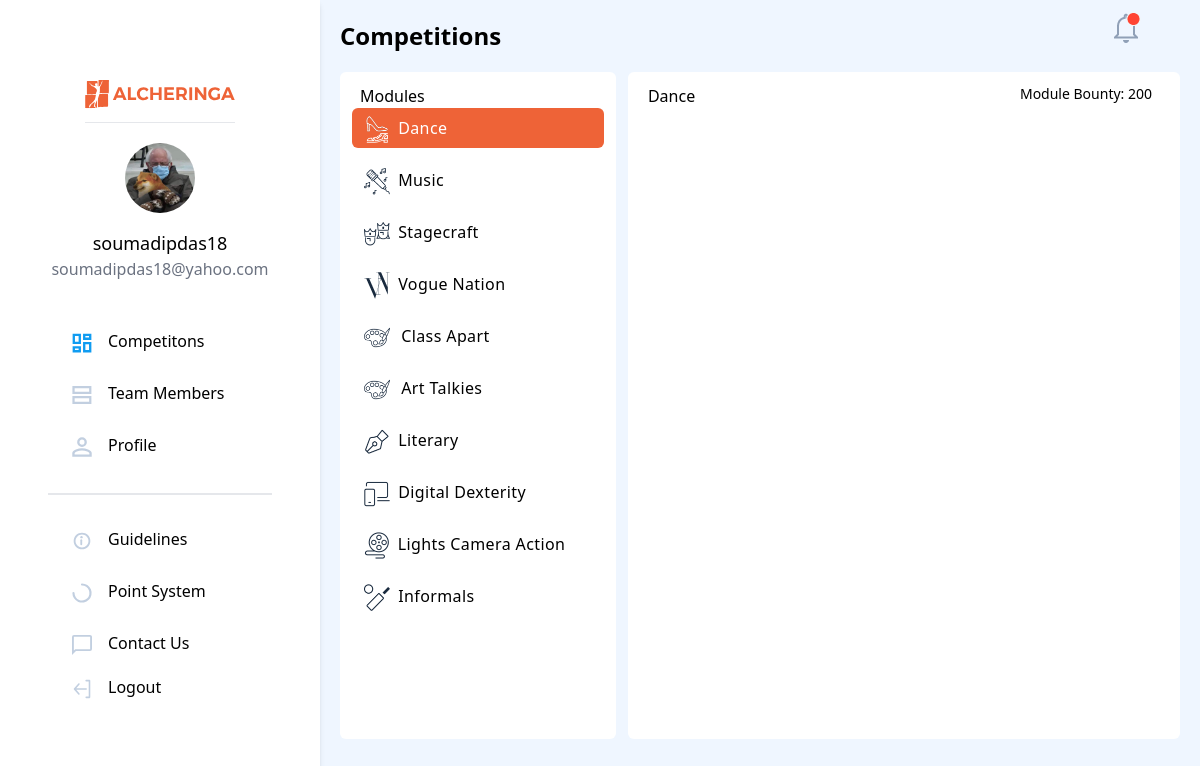
Before: /competitions/ (signed in) with the older database file.
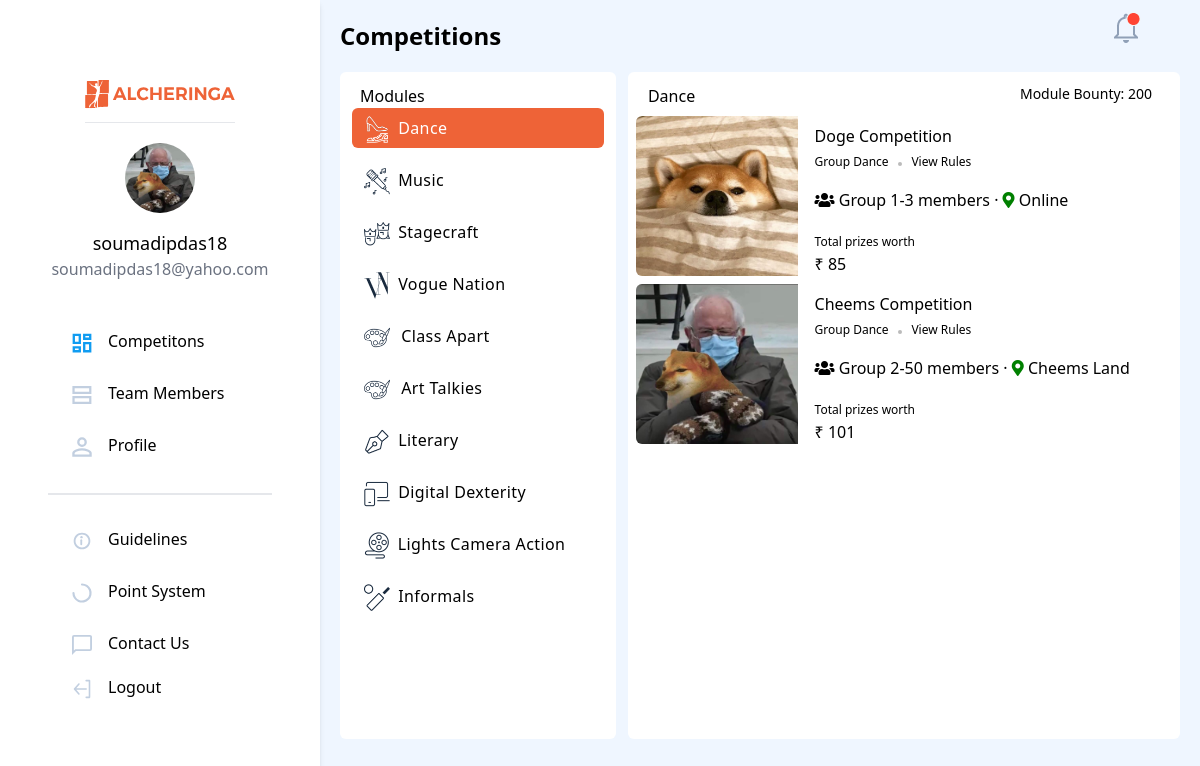
After: the same page with the newer database file.
### authentication/models.py (models this page shows, shortened)
class NewUser(AbstractBaseUser, PermissionsMixin):
    id = models.SlugField(primary_key=True, default=uuid.uuid4)
    img = models.ImageField(upload_to="image_uploads/userdp/",
                            default='user-default.png')
    email = models.EmailField(_('email address'), unique=True)
    username = models.CharField(max_length=150, unique=True)
    collegename = models.CharField(max_length=150, unique=False)
    city = models.CharField(max_length=150, unique=False)
    fullname = models.CharField(max_length=150, blank=True)
    phone = PhoneNumberField(unique=False, blank=True)
    date_joined = models.DateTimeField(default=timezone.now)
    provider = models.CharField(max_length=200, unique=False, default="email")
    about = models.TextField(_('about'), max_length=500, blank=True)
    is_staff = models.BooleanField(default=False)
    is_active = models.BooleanField(default=True)
    objects = CustomAccountManager()
    USERNAME_FIELD = 'email'
    REQUIRED_FIELDS = ['username']

### competitions/models.py (models this page shows, shortened)
class Competition(models.Model):
  competition_choices = [('dance', 'Dance'), ('music','Music'), ('stagecraft','Stagecraft'), ('fashion','Fashion'),( 'classapart','Class Apart'), ('arttalkies','Art Talkies'), ('literacy','Literacy'), ('digitaldextirity','Digital Dextirity'), ('lightscameraaction','Lights Camera Action'), ('informals','Informals')]
  id = models.SlugField(primary_key=True, default=uuid.uuid4)
  module = models.CharField(choices = competition_choices, max_length=127)
  event_name = models.CharField(max_length = 255)
  event_desc = models.CharField(max_length = 255)
  event_rules = models.FileField(upload_to = "image_uploads/rulebooks/", blank=True, null=True)
  max_members = models.IntegerField(default = 1)
  min_members = models.IntegerField(default = 1)
  location = models.CharField(max_length = 63)
  prize_worth = models.IntegerField()
  image = models.ImageField(upload_to="image_uploads/event_pics/", default='event_default.png')

### competitions/views.py (the view)
# urls.py: path('', views.showallcompetitions, name='showallcompetitions'),
@login_required(login_url='login')
def showallcompetitions(request):
    if(request.GET.get('module')):
        module_comp = Competition.objects.filter(module = request.GET.get('module'))
    else:
        module_comp = Competition.objects.filter(module = 'dance')
    return render(request, 'competitions/allcomp.html', {'allcomp': module_comp, 'modulename': request.GET.get('module') or 'dance'})

### templates/competitions/allcomp.html (shortened to what this page needs)
{% extends '../basictailwind.html'%}
{% load static %}
{%block body%}
<div class="bg-blue-50">
    </head>
    <body>
        <div class="md:flex md:flex-row sm:flex-col">
            {% include 'navbar.html' %}
            <span class="content bg-slate-100 h-screen">
                <span class="flex flex-row items-end h-10 mt-3 mb-3">
                    <span
                        class="competition-title font-poppins inline w-11/12 align-middle md:pl-5 font-bold text-2xl sm:justify-center sm:text-center">
                        <p class="text-center pl-5 md:text-left md:pl-0"> Competitions</p>
                    </span>
                    <div class="notification-icon w-1/12 mr-5">
                        <button>
                            <img src="{% static 'images/competition/notifications.png' %}" alt="Notification icon"
                                class="object-right">
                        </button>
                    </div>
                </span>
                <div class="md:m-5 bg-inherit flex md:flex-row md:h-5/6 flex-col">
                    <div class="m-0 p-0 md:rounded-md bg-white md:w-1/3 h-full inline overflow-auto">
                        <div>
                            <p class="pl-5 pt-3 font-medium hideitems">Modules</p>
                        </div>
                        <div class="flex flex-col flex-nowrap overflow-auto competitions-list mydropdown">
                            <a href="?module=dance" id="music"class="hideitems moduleitems"
                                onclick="mobchange('item1'); changecolor('item1')">
                                <div class="h-10 bg-slate-100 m-3 mt-0 rounded-md flex align-middle"
                                    id="item1">
                                    <img src="{%  static 'images/competition/dance.png' %}" alt="dance"
                                        class="h-4/6 ml-3 m-2">
                                    <span class="inline-block align-middle mt-2 tracking-wide">Dance</span>
                                </div>
                            </a>
                            <a href="?module=music" id="music"class="hideitems moduleitems"
                                onclick="mobchange('item2'); changecolor('item2')">
                                <div class="h-10 bg-slate-100 m-3 mt-0 rounded-md flex align-middle"
                                    id="item2">
                                    <img src="{%  static 'images/competition/music.png' %}" alt="dance"
                                        class="h-4/6 ml-3 m-2">
                                    <span class="inline-block align-middle mt-2 tracking-wide">Music</span>
                                </div>
                            </a>
                            <a href="?module=stagecraft" id="music"class="hideitems moduleitems"
                                onclick="mobchange('item3'); changecolor('item3')">
                                <div class="h-10 bg-slate-100 m-3 mt-0 rounded-md flex align-middle"
                                    id="item3">
                                    <img src="{%  static 'images/competition/stagecraft.png' %}" alt="dance"
                                        class="h-4/6 ml-3 m-2">
                                    <span class="inline-block align-middle mt-2 tracking-wide">Stagecraft</span>
                                </div>
                            </a>
                            <a href="?module=voguenation" id="voguenation"class="hideitems moduleitems"
                            onclick="mobchange('item4'); changecolor('item4')">
                                <div class="h-10 bg-slate-100 m-3 mt-0 rounded-md flex align-middle"
                                    id="item4">
                                    <img src="{% static 'images/competition/voguenation.png' %}" alt="dance"
                                        class="h-4/6 ml-3 m-2">
                                    <span class="inline-block align-middle mt-2 tracking-wide">Vogue Nation</span>
                                </div>
                            </a>
                            <a href="?module=classapart" id="classapart" class="hideitems moduleitems"
                                onclick="mobchange('item5'); changecolor('item5')">
                                <div class="h-10 bg-slate-100 m-3 mt-0 rounded-md flex align-middle"
                                    id="item5">
                                    <img src="{% static 'images/competition/classapart.png' %}" alt="dance"
                                        class="h-4/6 ml-3 m-2">
                                    <span class="inline-block align-middle mt-2 tracking-wide">Class Apart</span>
                                </div>
                            </a>
                            <a href="?module=arttalkies" id="arttalkies"class="hideitems moduleitems" onclick="mobchange('item6'); changecolor('item6')">
                                <div class="h-10 bg-slate-100 m-3 mt-0 rounded-md flex align-middle"
                                    id="item6">
                                    <img src="{% static 'images/competition/classapart.png' %}" alt="dance"
                                        class="h-4/6 ml-3 m-2">
                                    <span class="inline-block align-middle mt-2 tracking-wide">Art Talkies</span>
                                </div>
                            </a>
                            <a href="?module=literacy" id="literacy" class="hideitems moduleitems" onclick="mobchange('item7'); changecolor('item7')">
                                <div class="h-10 bg-slate-100 m-3 mt-0 rounded-md flex align-middle"
                                    id="item7">
                                    <img src="{% static 'images/competition/literaray.png' %}" alt="dance"
                                        class="h-4/6 ml-3 m-2">
                                    <span class="inline-block align-middle mt-2 tracking-wide">Literary</span>
                                </div>
                            </a>
                            <a  href="?module=digitaldexterity" id="digitaldexterity" class="hideitems moduleitems" onclick="mobchange('item8'); changecolor('item8')">
                                <div class="h-10 bg-slate-100 m-3 mt-0 rounded-md flex align-middle"
                                    id="item8">
                                    <img src="{% static 'images/competition/digital.png' %}" alt="dance"
                                        class="h-4/6 ml-3 m-2">
                                    <span class="inline-block align-middle mt-2 tracking-wide">Digital
                                        Dexterity</span>
                                </div>
                            </a>
                            <a href="?module=lightscameraaction" id="lightscameraaction" class="hideitems moduleitems" onclick="mobchange('item9'); changecolor('item9')">
                                <div class="h-10 bg-slate-100 m-3 mt-0 rounded-md flex align-middle"
                                    id="item9">
                                    <img src="{% static 'images/competition/lightscamact.png' %}" alt="dance"
                                        class="h-4/6 ml-3 m-2">
                                    <span class="inline-block align-middle mt-2 tracking-wide">Lights Camera
                                        Action</span>
                                </div>
                            </a>
                            <a href="?module=informals" id="informals"class="hideitems moduleitems" onclick="mobchange('item10'); changecolor('item10')">
                                <div class="h-10 bg-slate-100 m-3 mt-0 rounded-md flex align-middle"
                                    id="item10">
                                    <img src="{% static 'images/competition/informal.png' %}" alt="dance"
                                        class="h-4/6 ml-3 m-2">
                                    <span class="inline-block align-middle mt-2 tracking-wide">Informals</span>
                                </div>
                            </a>
                        </div>
                    </div>
                    <div class="m-0 pr-3 rounded-md bg-white md:w-2/3 h-full inline ml-3 sm:w-full">
                        <div class="justify-between flex hideitems">
                            <p class="pl-5 pt-3 font-medium inline-block" id="mod">{{modulename}}</p>
                            <span class="pt-3 inline-block mr-4 text-sm">Module Bounty: 200</span>
                        </div>
                        <div class="competitions-list overflow-auto w-full">
                            {% for comp in allcomp %}
                            <div class="item bg-slate-100 rounded-md m-2 overflow-hidden md:h-40 h-auto">
                                <img src="{{ comp.image.url }}" alt="" class="competition-image sm:h-44 inline-block">
                                <div class="inline-block align-top mt-2 pl-3">
                                    <p class="inline">{{ comp.event_name }} <br></p>
                                    <p class="text-xs text-zinc-500 inline">Group Dance &nbsp; <span class="dot"></span>
                                        &nbsp; </p>
                                    <a href="{% url 'viewrules' slug=comp.id %}" target="_blank">
                                        <span class="text-xs text-zinc-500 text-amber-600 font-medium">
                                            View Rules
                                        </span>
                                    </a>
                                    <div class="mt-4 mb-4">
                                        {%if comp.min_members == 1 and comp.max_members == 1 %}
                                        <i class="fa fa-user" aria-hidden="true"></i> Single
                                        {%else%}
                                        <i class="fa fa-users" aria-hidden="true"></i> Group
                                        {{comp.min_members}}-{{comp.max_members}} members
                                        {%endif%}
                                        &#xb7;
                                        <i class="fas fa-map-marker-alt" aria-hidden="true"
                                            style="color:green;"></i><span style="text-gray-600">
                                            {{comp.location}}</span>
                                    </div>
                                    <div>
                                        <span>
                                            <p class="text-xs text-zinc-500 inline">Total prizes worth</p>
                                            <p>₹ {{ comp.prize_worth }}</p>
                                        </span>
                                    </div>
                                </div>
                            </div>
                            {% endfor%}
                        </div>
                    </div>
                </div>
            </span>
        </div>
    </body>
    </html>
    {% endblock %}

### templates/navbar.html (shortened to what this page needs)
{%load static%}
  <nav class="w-80 hidden sm:block bg-white rounded shadow-md">
    <div class="w-80 h-screen flex flex-col justify-center bg-white border-gray-400 px-12 fixed float-left">
      <a href="#"><img src="{% static 'imgs/alcher_orange.svg'%}" class="mt-24 mx-auto pb-3 border-b" width="150px" height="40px" alt="logo" border="0" /></a>
      <div class="flex flex-col justify-center my-5">
        <img style="height : 70px; width : 70px; border-radius: 50%;" src="{{request.user.img.url}}" alt="profile pic" border="0"
                class="mx-auto rounded-full" />
        <div class="pt-4 font-medium text-lg text-center">{{request.user.username}}</div>
        <div class="text-gray-500 text-base font-normal text-center">{{request.user.email}}</div>
      </div>
      <div class="pt-2 mt-2 mb-28 flex flex-col justify-center">
        <a href="{%url 'showallcompetitions'%}"><div class="rounded-full flex flex-nowrap my-2 py-2 pl-6 w-60 hover:border-0 hover:bg-gray-100">
          <svg width="20" height="20" viewBox="0 0 24 24" fill="none" xmlns="http://www.w3.org/2000/svg">
            <path d="M9.35 11.85H2.15V2.15H9.35V11.85ZM9.35 21.85H2.15V17.15H9.35V21.85ZM21.85 21.85H14.65V12.15H21.85V21.85ZM14.65 6.85V2.15H21.85V6.85H14.65Z" stroke="#109CF1" stroke-width="2.8" />
          </svg>
          <p class="pl-4 -mt-1">Competitons</p>
        </div></a>
        <a href="{%url 'team'%}"><div class="rounded-full flex flex-nowrap my-2 py-2 w-60 pl-6 hover:border-0 hover:bg-gray-100">
          <svg width="20" height="20" viewBox="0 0 25 24" fill="none" xmlns="http://www.w3.org/2000/svg">
            <path d="M1.9 9.35V2.15H22.85V9.35H1.9ZM1.9 21.85V14.65H22.85V21.85H1.9Z" stroke="#C2CFE0" stroke-width="2.8" />
          </svg>
          <p class="pl-4 -mt-1">Team Members</p>
        </div></a>
        <a href='{%url 'profile'%}' >
        <div class="rounded-full flex flex-nowrap my-2 py-2 w-60 pl-6 hover:border-0 hover:bg-gray-100 mb-3">
          <p class="pl-4 -mt-1">Profile</p>
        </div>
        </a>
        <hr class="my-4 border bg-gray-200" />
        <div class="rounded-full flex flex-nowrap my-2 py-2 w-60 pl-6 hover:border-0 hover:bg-gray-100 mt-3">
          <p class="pl-4 -mt-1">Guidelines</p>
        </div>
        <div class="rounded-full flex flex-nowrap my-2 py-2 w-60 pl-6 hover:border-0 hover:bg-gray-100">
          <p class="pl-4 -mt-1">Point System</p>
        </div>
        <div class="rounded-full flex flex-nowrap my-2 py-2 w-60 pl-6 hover:border-0 hover:bg-gray-100">
          <p class="pl-4 -mt-1">Contact Us</p>
        </div>
        <a href='{% url 'logout'%}'>
        <div class="rounded-full flex flex-nowrap py-2 pl-6 w-60 hover:border-0 hover:bg-gray-100">
          <p class="pl-4 -mt-1">Logout</p>
        </div>
    </a>
      </div>
    </div>
  </nav>

Changed rows visible on the page:
now on this page (row edited): Competition: image (picture), event_name "Doge Competition", min_members "1", max_members "3", location "Online", prize_worth "85"
now on this page (row edited): Competition: image (picture), event_name "Cheems Competition", min_members "2", max_members "50", location "Cheems Land", prize_worth "101"
